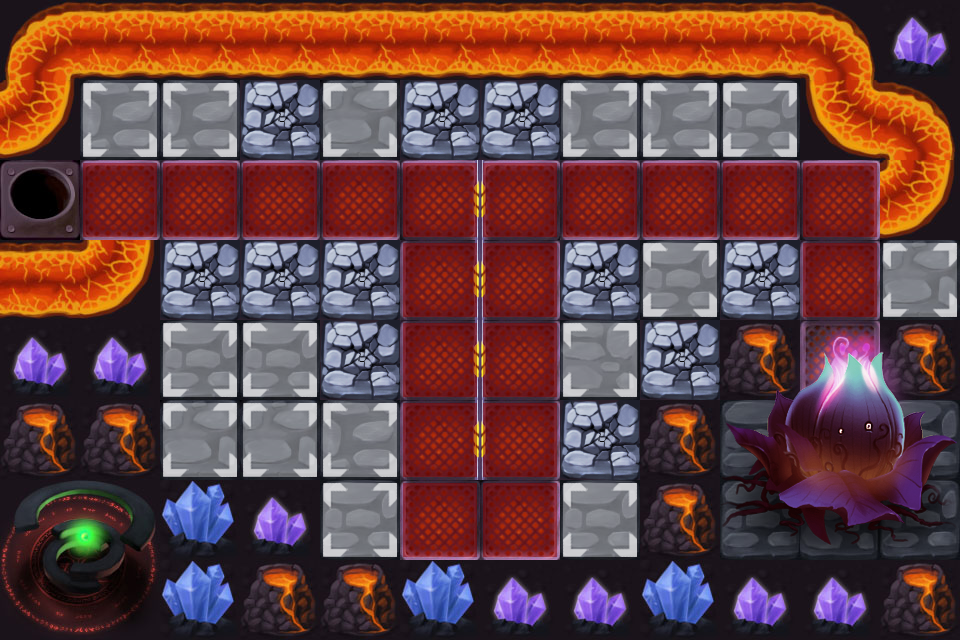

The image is a tile-based game level rendered from a .tmx file. Its description and source (layers, tilesets, objects; grid data summarised) follow:
An orthogonal 12x8 tile map with 80x80 px tiles, 6 tile layers (BACKGROUND1, BACKGROUND2, SEEDLAYER, Meta, ...), 6 tilesets and 9 objects (WayPoint00, WayPoint01, WayPoint02, WayPoint03, WayPoint04, ...).

<map version="1.0" orientation="orthogonal" width="12" height="8" tilewidth="80" tileheight="80">
 <tileset firstgid="1" name="build" tilewidth="80" tileheight="80">
  <image source="build.png" width="80" height="80" />
  <tile id="0">
   <properties>
    <property name="buildable" value="1" />
   </properties>
  </tile>
 </tileset>
 <tileset firstgid="2" name="road" tilewidth="80" tileheight="80">
  <image source="road.png" width="80" height="80" />
  <tile id="0">
   <properties>
    <property name="skillable" value="1" />
   </properties>
  </tile>
 </tileset>
 <tileset firstgid="3" name="rebuild_4" tilewidth="80" tileheight="80">
  <image source="rebuild_4.png" width="400" height="160" />
  <tile id="0">
   <properties>
    <property name="rebuildable" value="31" />
   </properties>
  </tile>
  <tile id="1">
   <properties>
    <property name="rebuildable" value="32" />
   </properties>
  </tile>
  <tile id="2">
   <properties>
    <property name="rebuildable" value="33" />
   </properties>
  </tile>
  <tile id="3">
   <properties>
    <property name="rebuildable" value="34" />
   </properties>
  </tile>
  <tile id="4">
   <properties>
    <property name="rebuildable" value="35" />
   </properties>
  </tile>
  <tile id="5">
   <properties>
    <property name="rebuildable" value="36" />
   </properties>
  </tile>
  <tile id="6">
   <properties>
    <property name="rebuildable" value="37" />
   </properties>
  </tile>
  <tile id="7">
   <properties>
    <property name="rebuildable" value="38" />
   </properties>
  </tile>
  <tile id="8">
   <properties>
    <property name="rebuildable" value="39" />
   </properties>
  </tile>
  <tile id="9">
   <properties>
    <property name="rebuildable" value="40" />
   </properties>
  </tile>
 </tileset>
 <tileset firstgid="13" name="41" tilewidth="80" tileheight="80">
  <image source="41.png" width="480" height="480" />
 </tileset>
 <tileset firstgid="49" name="42" tilewidth="80" tileheight="80">
  <image source="42.png" width="240" height="240" />
 </tileset>
 <tileset firstgid="58" name="4geduan" tilewidth="80" tileheight="80">
  <image source="4geduan.png" width="160" height="240" />
 </tileset>
 <layer name="BACKGROUND1" width="12" height="8">
  <data>[96 cells, 96 non-empty, 23 distinct tile ids]</data>
 </layer>
 <layer name="BACKGROUND2" width="12" height="8">
  <data>[96 cells, 8 non-empty, 2 distinct tile ids]</data>
 </layer>
 <layer name="SEEDLAYER" width="12" height="8">
  <data>[96 cells, 9 non-empty, 9 distinct tile ids]</data>
 </layer>
 <layer name="Meta" width="12" height="8">
  <data>[96 cells, 27 non-empty, 1 distinct tile ids]</data>
 </layer>
 <layer name="Towerface" width="12" height="8">
  <data>[96 cells, 19 non-empty, 1 distinct tile ids]</data>
 </layer>
 <layer name="Rebuild" width="12" height="8">
  <data>[96 cells, 11 non-empty, 1 distinct tile ids]</data>
 </layer>
 <objectgroup name="Objects" width="12" height="8">
  <object name="WayPoint00" x="40" y="200" />
  <object name="WayPoint01" x="440" y="200" />
  <object name="WayPoint02" x="440" y="520" />
  <object name="WayPoint03" x="520" y="520" />
  <object name="WayPoint04" x="520" y="200" />
  <object name="WayPoint05" x="840" y="200" />
  <object name="WayPoint06" x="840" y="360" />
  <object name="SeedsPos" x="920" y="360" />
  <object name="RapidSoliderPos" x="40" y="280" />
 </objectgroup>
</map>
